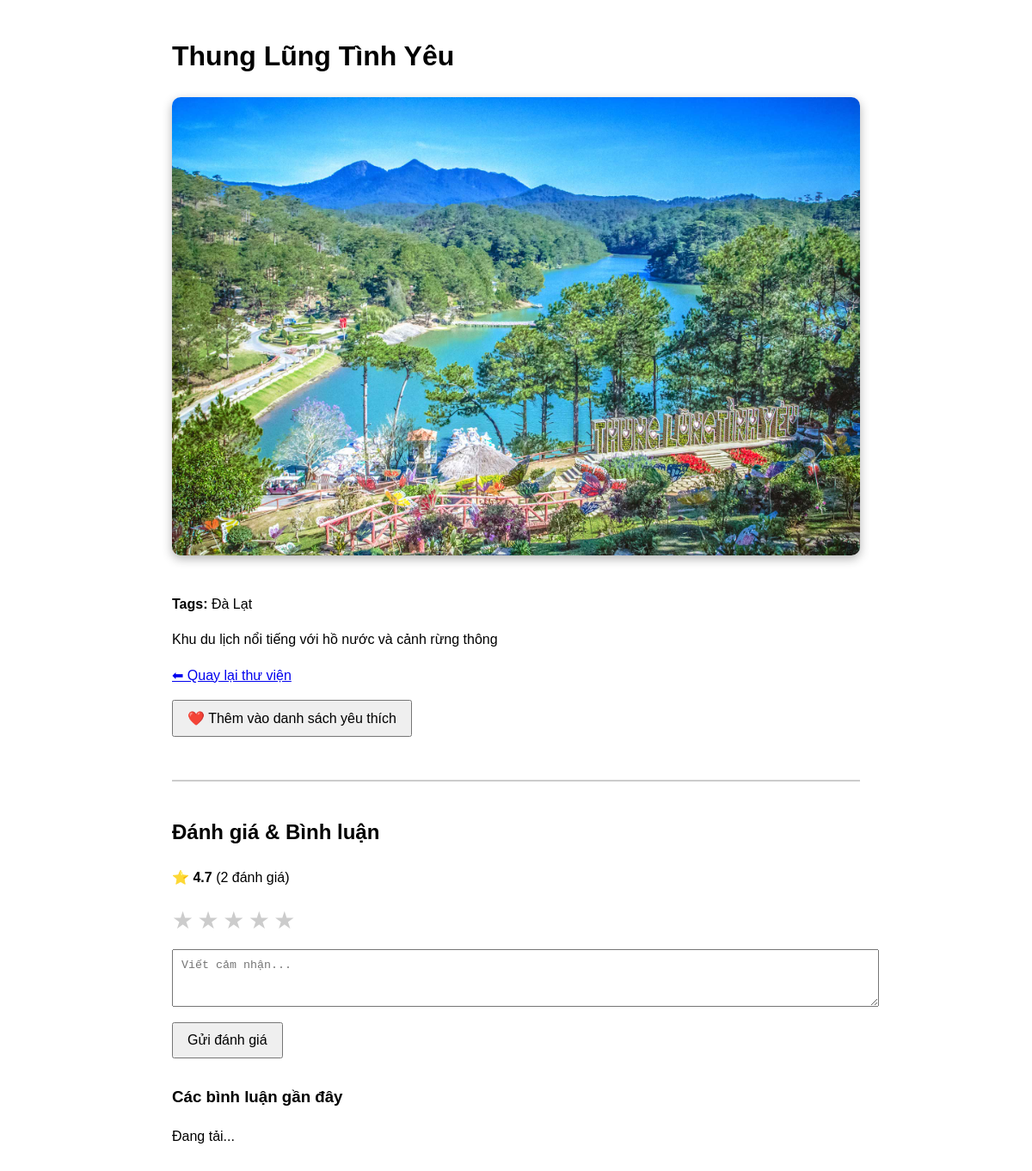
Page /image/3 on the earlier database version.
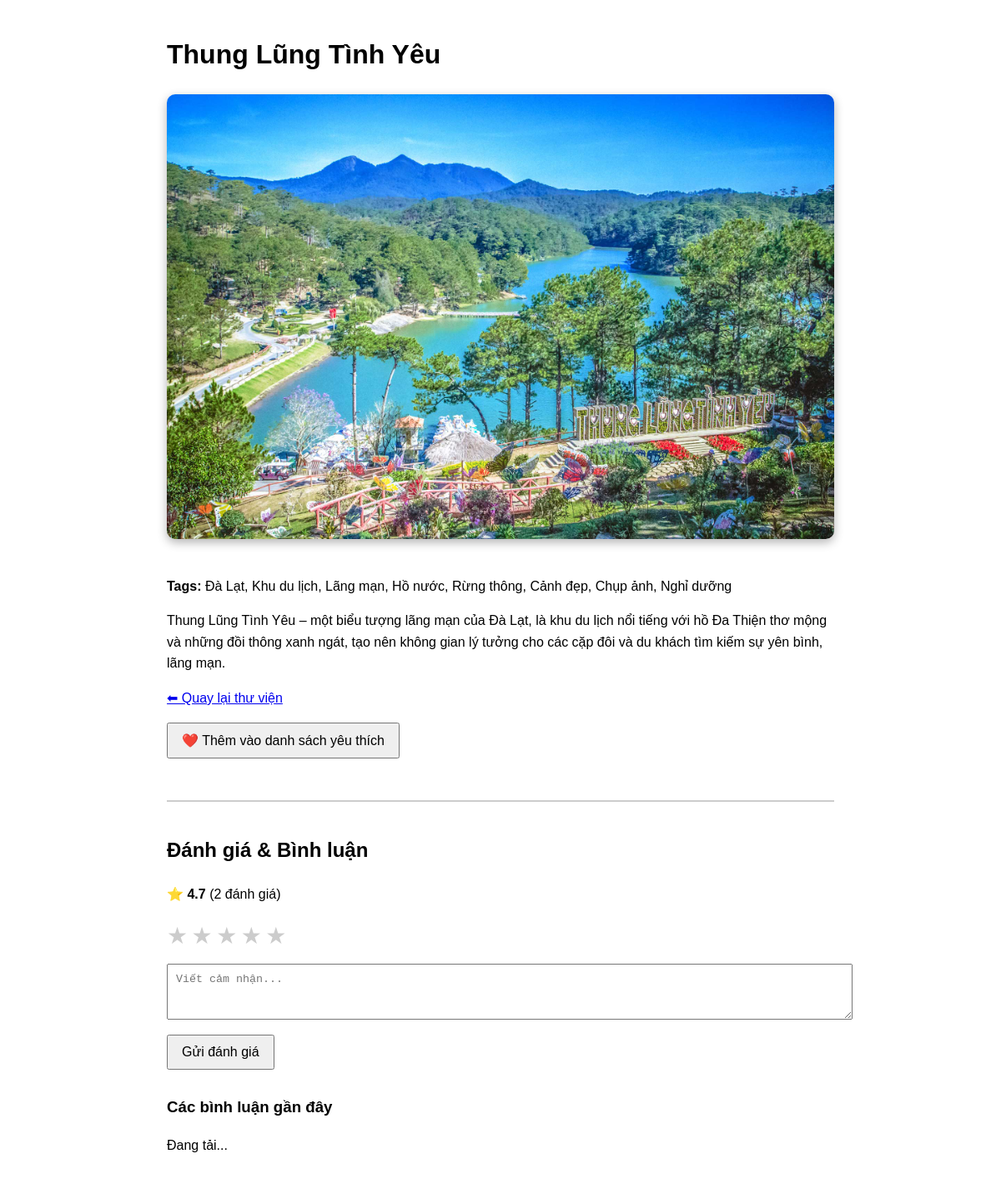
Same page on the later database version.
### models.py (models this page shows)
class Image(db.Model):
    __tablename__ = "images"
    id = db.Column(db.Integer, primary_key=True)
    name = db.Column(db.String, nullable=False)
    tags = db.Column(db.String)
    filename = db.Column(db.String)
    description = db.Column(db.Text)
    rating = db.Column(db.Float)
    rating_count = db.Column(db.Integer, default=1) # So luong nguoi danh gia
    address = db.Column(db.String)   # <── thêm dòng này

### app.py (the view)
@app.route("/image/<int:image_id>")
def image_detail(image_id):
    image = db.session.query(Image).filter_by(id=image_id).first()
    if not image:
        return "Ảnh không tồn tại!", 404
    return render_template("detail.html", image=image)

### templates/detail.html (shortened to what this page needs)
<!DOCTYPE html>
<html lang="vi">
<head>
</head>
<body>
  <h1>{{ image.name }}</h1>
  <img src="/static/images/{{ image.filename }}" alt="{{ image.name }}">
  <p><b>Tags:</b> {{ image.tags }}</p>
  <div class="desc">{{ image.description }}</div>
  <p><a href="/">⬅ Quay lại thư viện</a></p>
<button id="addFavoriteBtn"
        style="padding:10px 16px; font-size:16px; cursor:pointer; margin-bottom:20px;">
  ❤️ Thêm vào danh sách yêu thích
</button>
    <div class="feedback-box">
    <h2>Đánh giá & Bình luận</h2>
        <p id="ratingStats">
      ⭐ <b>{{ "%.1f"|format(image.rating or 0) }}</b>
      ({{ image.rating_count or 0 }} đánh giá)
    </p>
        <div class="rating-select" id="ratingSelect">
      <span data-value="1">★</span>
      <span data-value="2">★</span>
      <span data-value="3">★</span>
      <span data-value="4">★</span>
      <span data-value="5">★</span>
    </div>
        <textarea id="comment" placeholder="Viết cảm nhận..."
              rows="3" style="width:100%; margin-top:10px; padding:10px"></textarea>
    <button id="sendBtn"
            style="margin-top:10px; padding:10px 16px; font-size:16px; cursor:pointer;">
      Gửi đánh giá
    </button>
    <h3 style="margin-top:30px">Các bình luận gần đây</h3>
    <div id="feedbackList">Đang tải...</div>
  </div>
</body>
</html>

### templates/detail.html (style rules this page uses)
body { font-family: sans-serif; max-width: 800px; margin: 40px auto; line-height: 1.6; }
img { width: 100%; height: auto; border-radius: 10px; box-shadow: 0 4px 12px rgba(0,0,0,0.3); margin-bottom: 20px; }
.desc { text-align: left; white-space: pre-line; }
.feedback-box { margin-top: 30px; border-top: 2px solid #ccc; padding-top: 20px; }
.rating-select span { font-size: 28px; cursor: pointer; color: #ccc; }

Differences in the rows shown:
changed Image "Thung Lũng Tình Yêu": tags "Đà Lạt" → "Đà Lạt, Khu du lịch, Lãng mạn, Hồ nước, Rừng thông, Cảnh đẹp, Chụp ảnh, Nghỉ dưỡng"; description "Khu du lịch nổi tiếng với hồ nước và cảnh rừng thông" → "Thung Lũng Tình Yêu – một biểu tượng lãng mạn của Đà Lạt, là khu du lịch nổi tiếng với hồ Đa Thiện thơ mộng và những đồi thông xanh ngát, tạo nên không gian lý tưởng cho các cặp đôi và du khách tìm kiếm sự yên bình, lãng mạn."
